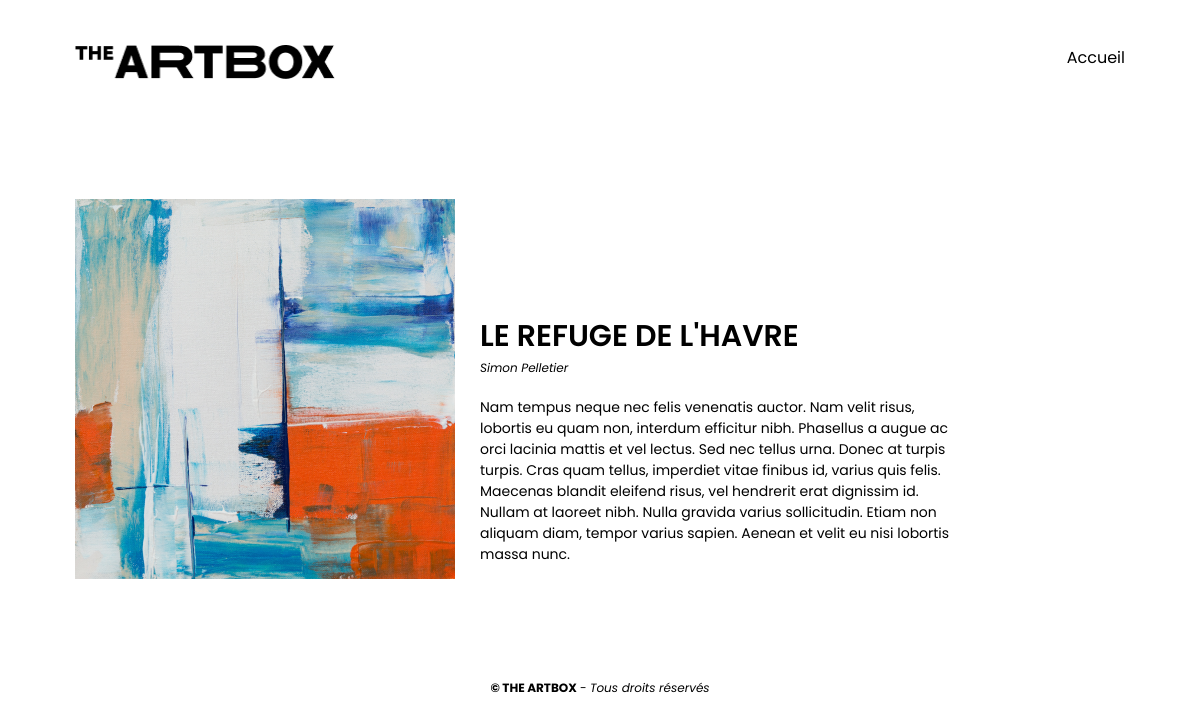
The page /oeuvre.php?id=4 on the database its author committed.
### tables this page shows
CREATE TABLE `oeuvres` (
  `id` int NOT NULL,
  `nom` varchar(100) NOT NULL,
  `auteur` varchar(100) NOT NULL,
  `image` varchar(250) NOT NULL,
  `description` longtext NOT NULL
);

### oeuvre.php (the view, shortened to what this page needs)
<?php
    require_once(__DIR__ . '/header.php');
    $mysqlClient = connexion();
    $getData = $_GET;
    $sqlQuery = 'SELECT * FROM oeuvres WHERE id = :id';
    $oeuvreStatement = $mysqlClient->prepare($sqlQuery);
    $oeuvreStatement->execute([
        'id' => $getData['id'],
    ]);
    $oeuvreTemp = $oeuvreStatement->fetchAll();
    if($oeuvreTemp)
    {
        $oeuvre = $oeuvreTemp[0];
    }
    else
    {
        redirect();
    }
?>
<!doctype html>
<html lang="fr">
<head>
    <link rel="stylesheet" href="css/style.css">
</head>
    <main>
        <article id="detail-oeuvre">
            <div id="img-oeuvre">
                <img src=<?php echo $oeuvre['image'] ?> alt=<?php echo $oeuvre['nom'] ?>>
            </div>
            <div id="contenu-oeuvre">
                <h1><?php echo $oeuvre['nom'] ?></h1>
                <p class="description"><?php echo $oeuvre['auteur'] ?></p>
                <p class="description-complete">
                    <?php echo $oeuvre['description'] ?>
                </p>
            </div>
        </article>
    </main>
    <?php require_once(__DIR__ . '/footer.php') ?>
</body>
</html>

### css/style.css (style rules this page uses)
html, body { margin: 0; }
* { box-sizing: border-box; font-family: 'Poppins', sans-serif; }
main { max-width: 1080px; margin: auto; }
.oeuvre h2, #detail-oeuvre h1 { text-transform: uppercase; margin-top: 0; margin-bottom: 0; font-weight: 600; font-size: 30px; }
.oeuvre .description, #detail-oeuvre .description { font-style: italic; margin-top: 0; font-size: 12px; margin-bottom: 20px; }
#detail-oeuvre { display: flex; flex-wrap: wrap; align-items: end; margin-bottom: 100px; margin-top: 75px; font-size: 14px; padding: 0 15px; }
#img-oeuvre { margin-right: 25px; }
#img-oeuvre img { max-width: 470px; margin: auto; display: block; }
#contenu-oeuvre { max-width: 470px; }

### rows shown on the page
oeuvres: image (picture), nom "LE REFUGE DE L'HAVRE", auteur "Simon Pelletier", description "Nam tempus neque nec felis venenatis auctor. Nam velit risus, lobortis eu quam non, interdum efficitur nibh. Phasellus a augue ac orci lacinia mattis et vel lectus. Sed nec tellus urna. Donec at turpis turpis. Cras quam tellus, imperdiet vitae finibus id, varius quis felis. Maecenas blandit eleifend risus, vel hendrerit erat dignissim id. Nullam at laoreet nibh. Nulla gravida varius sollicitudin. Etiam non aliquam diam, tempor varius sapien. Aenean et velit eu nisi lobortis massa nunc."
